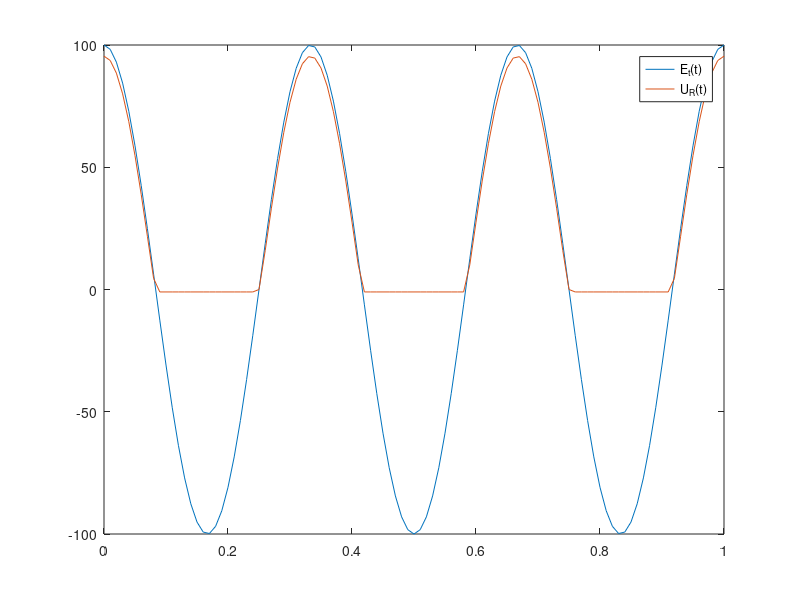

Reproduce this figure in MATLAB.
function lab5_demo
global E R a i0
R=1; 
a=1; i0=1; % ielikt savu diodi
% dots ieejas signals
t = 0:0.01:1;% ielikt savu signalu 
Et = 100*cos(2*pi*3*t); % seit jabun lab3 failam nosaukumam(example -lab3_fun(t))
% lab3_fun.m jabut taja pasa mape
URm = [];% cikls bez ta nestradas
for E=Et
    UR = newmet5;
    URm = [URm,UR];
end
plot(t,Et,t,URm);
legend('E_t(t)','U_R(t)')


% --------------------------------------------------


function x0 = newmet5(x0,epsilon)
% x0 = 0; epsilon = 1e-3;
if nargin==0 % nargin - ieejas argumentu skaits
    x0 = 0; epsilon = 1e-3;
end
if nargin < 2
    epsilon = 1e-3;
end
delta = funx(x0)/fund(x0);
while abs(delta)>epsilon
    delta = funx(x0)/fund(x0);
    x0 = x0-delta;
end


% --------------------------------------------------


function fx = funx(UR)
global E R a i0
fx = i0*(exp(a*(E - UR))-1)-UR/R;


% --------------------------------------------------


function fx = fund(UR)
global E R a i0
fx = - 1/R - a*i0*exp(a*(E - UR));